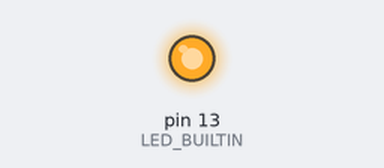
Recording of a sketch running on a simulated Arduino Uno, built with avr-gcc and run on an emulated ATmega328P. Shown: output pins drawn as LEDs (lit = HIGH).

Above: at 0.8 s.
At 3.4 s:
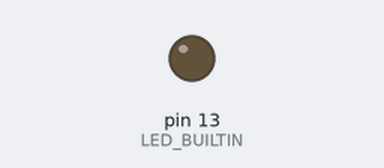
Timing chart, 0 to 6.6 s (numbered marks = the images above):
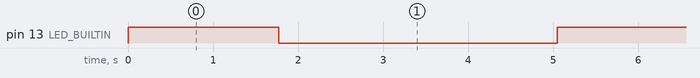

The sketch:

Blink_Con_Cambio_De_Intensidad.ino
```cpp
// Este programa permite modificar el tiempo de encendido y apagado del pin 13 de la placa arduino, esta a su vez cuenta con un led en
//esa posicion
//Ademas cambia el valor de la intensidad de la luz modificando la variable i


int i;                               // declarar variable entera i
void setup() {
  // configura el pin 13 como una salida
  pinMode(LED_BUILTIN, OUTPUT);
}

void loop() {
for(i=1;i<255;i++){
  digitalWrite(LED_BUILTIN, i);   // enciende el led a un voltaje i=1 y aumenta hasta 255
  delay(5);                         //tiempo en milisegundos entre cada iteracion
  }
  delay(500);                       // tiempo en milisegundos 500ms=medio segundo
  digitalWrite(LED_BUILTIN, LOW);    // apaga el led a un voltaje LOW, valor=0
  for(i=255;i>0;i--){
  digitalWrite(LED_BUILTIN, LOW);    // disminuye intensidad desde i=255 hasta i=0
  delay(5);                         //tiempo en milisegundos entre cada iteracion
  }
  delay(2000);                       // tiempo en milisegundos 2000ms=2 segundos

}
```

Measured:
- by itself, pin 13 (LED_BUILTIN): alternates HIGH for 1.8 s and LOW for 3.3 s
